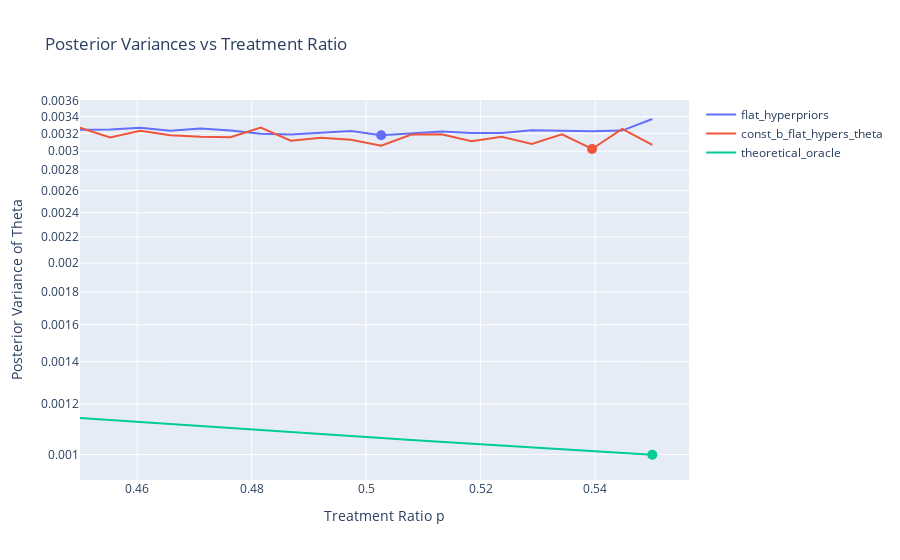

The cell this chart's notebook holds for it:
### Code cell
if "zoomed_chick_variances" not in globals():
    new_simulations = True

    num_reps = 20
    p_grid = np.linspace(0.45, 0.55, 20)

    zoomed_chick_variances = {}

    base_simulator = copy.deepcopy(utils.CHICK_SIMULATOR)

    # get the posterior variance for each fitter
    for fitter in tqdm(
        [fitters.FitterFlatHyperpriors(), fitters.FitterConstbFlatHypersTheta()],
        desc="fitter_list",
        leave=False,
    ):
        zoomed_chick_variances[fitter.name] = posterior_variance_grid(
            simulator=base_simulator,
            fitter=fitter,
            p_grid=p_grid,
            num_reps=num_reps,
        )

    # get the theoretical posterior variance (for the oracle fitter)
    sim_copy = copy.deepcopy(base_simulator)
    theoretical_vars_oracle = {}
    for p in p_grid:
        sim_copy.p = np.array([p])
        theoretical_vars_oracle[p] = utils.theta_posterior_variance(sim_copy)
    zoomed_chick_variances["theoretical_oracle"] = theoretical_vars_oracle

    # store the data associated with this simulation
    zoomed_chick_variances["metadata"] = base_simulator.params() | {
        "num_reps": num_reps,
        "p_grid": p_grid,
        "desc": "Computed posterior variances of theta for different Stan models. Here sigma1 is three times sigma0, and sigma0 is the same value as in the chicken dataset.",
    }

    # store the results
    data_to_store["zoomed_chick_variances"] = zoomed_chick_variances

plot_posterior_variances(zoomed_chick_variances)

### Figure 1 — Plotly figure (JSON) as saved in the notebook; plotly's stock layout.template omitted (floating-point values rounded to 4 significant figures)
{"data": [{"line": {"color": "#636EFA"}, "mode": "lines", "name": "flat_hyperpriors", "type": "scatter", "x": [0.45, 0.4553, 0.4605, 0.4658, 0.4711, 0.4763, 0.4816, 0.4868, 0.4921, 0.4974, 0.5026, 0.5079, 0.5132, 0.5184, 0.5237, 0.5289, 0.5342, 0.5395, 0.5447, 0.55], "y": [0.003243, 0.003244, 0.003266, 0.00323, 0.003256, 0.003232, 0.003196, 0.003187, 0.003206, 0.003228, 0.003178, 0.003196, 0.003222, 0.003205, 0.003206, 0.003236, 0.003231, 0.003225, 0.003233, 0.003371]}, {"marker": {"color": "#636EFA", "size": 10}, "mode": "markers", "showlegend": false, "type": "scatter", "x": [0.5026], "y": [0.003178]}, {"line": {"color": "#EF553B"}, "mode": "lines", "name": "const_b_flat_hypers_theta", "type": "scatter", "x": [0.45, 0.4553, 0.4605, 0.4658, 0.4711, 0.4763, 0.4816, 0.4868, 0.4921, 0.4974, 0.5026, 0.5079, 0.5132, 0.5184, 0.5237, 0.5289, 0.5342, 0.5395, 0.5447, 0.55], "y": [0.003266, 0.003154, 0.003229, 0.003177, 0.00316, 0.003157, 0.003268, 0.003116, 0.00315, 0.003127, 0.00306, 0.003187, 0.003189, 0.003111, 0.003161, 0.00308, 0.003189, 0.003024, 0.003253, 0.003068]}, {"marker": {"color": "#EF553B", "size": 10}, "mode": "markers", "showlegend": false, "type": "scatter", "x": [0.5395], "y": [0.003024]}, {"line": {"color": "#00CC96"}, "mode": "lines", "name": "theoretical_oracle", "type": "scatter", "x": [0.45, 0.4553, 0.4605, 0.4658, 0.4711, 0.4763, 0.4816, 0.4868, 0.4921, 0.4974, 0.5026, 0.5079, 0.5132, 0.5184, 0.5237, 0.5289, 0.5342, 0.5395, 0.5447, 0.55], "y": [0.001141, 0.001133, 0.001124, 0.001116, 0.001108, 0.0011, 0.001092, 0.001084, 0.001077, 0.001069, 0.001062, 0.001054, 0.001047, 0.00104, 0.001033, 0.001026, 0.001019, 0.001012, 0.001006, 0.0009992]}, {"marker": {"color": "#00CC96", "size": 10}, "mode": "markers", "showlegend": false, "type": "scatter", "x": [0.55], "y": [0.0009992]}], "layout": {"title": {"text": "Posterior Variances vs Treatment Ratio"}, "xaxis": {"title": {"text": "Treatment Ratio p"}}, "yaxis": {"title": {"text": "Posterior Variance of Theta"}, "type": "log"}}}
